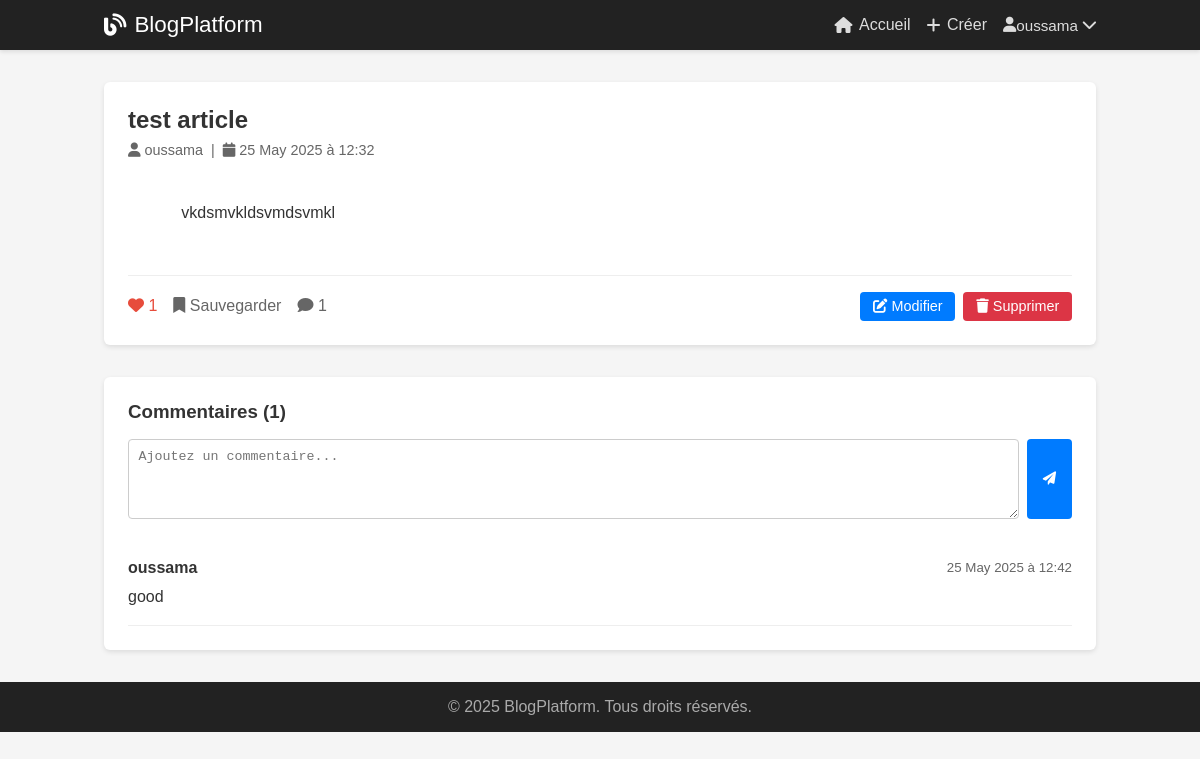
The page /article/1 (signed in) on the database as committed earlier.
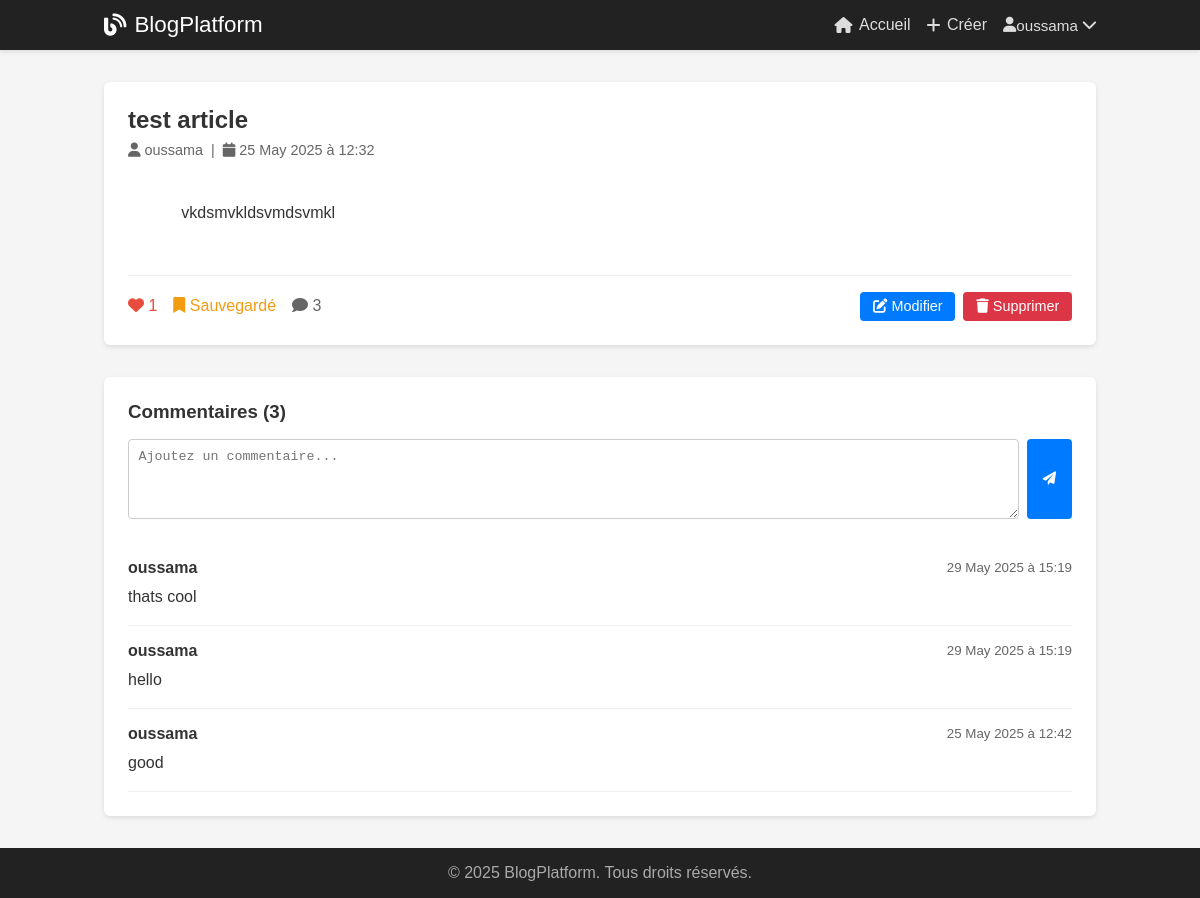
The same page on the database as committed later.
### tables this page shows
CREATE TABLE users (
                id INTEGER PRIMARY KEY AUTOINCREMENT,
                username TEXT UNIQUE NOT NULL,
                email TEXT UNIQUE NOT NULL,
                password_hash TEXT NOT NULL,
                created_at TIMESTAMP DEFAULT CURRENT_TIMESTAMP
            );

CREATE TABLE articles (
                id INTEGER PRIMARY KEY AUTOINCREMENT,
                title TEXT NOT NULL,
                content TEXT NOT NULL,
                image_url TEXT,
                author_id INTEGER NOT NULL,
                created_at TIMESTAMP DEFAULT CURRENT_TIMESTAMP,
                updated_at TIMESTAMP DEFAULT CURRENT_TIMESTAMP,
                FOREIGN KEY (author_id) REFERENCES users (id)
            );

CREATE TABLE comments (
                id INTEGER PRIMARY KEY AUTOINCREMENT,
                content TEXT NOT NULL,
                article_id INTEGER NOT NULL,
                user_id INTEGER NOT NULL,
                created_at TIMESTAMP DEFAULT CURRENT_TIMESTAMP,
                FOREIGN KEY (article_id) REFERENCES articles (id) ON DELETE CASCADE,
                FOREIGN KEY (user_id) REFERENCES users (id)
            );

### main.py (the view)
@app.route("/article/<int:article_id>")
def article_detail(article_id):
    user = get_current_user()
    article = db.get_article_by_id(article_id) or abort(404)
    comments = db.get_article_comments(article_id)
    is_liked = db.is_article_liked(article_id, user["id"]) if user else False
    is_saved = db.is_article_saved(article_id, user["id"]) if user else False
    return render_template(
        "articles/detail.html",
        title=f"{article['title']} - Blog Platform",
        user=user,
        article=article,
        comments=comments,
        is_liked=is_liked,
        is_saved=is_saved
    )

### database.py (called while the page is built)
    def get_connection(self):
        conn = sqlite3.connect(self.db_path)
        conn.row_factory = sqlite3.Row
        return conn

    def get_article_by_id(self, article_id):
        conn = self.get_connection()
        cursor = conn.cursor()
        cursor.execute('''
            SELECT a.*, u.username as author_name,
                   (SELECT COUNT(*) FROM likes WHERE article_id = a.id) as likes_count,
                   (SELECT COUNT(*) FROM comments WHERE article_id = a.id) as comments_count
            FROM articles a
            JOIN users u ON a.author_id = u.id
            WHERE a.id = ?
        ''', (article_id,))
        article = cursor.fetchone()
        conn.close()
        return dict(article) if article else None

    def get_article_comments(self, article_id):
        conn = self.get_connection()
        cursor = conn.cursor()
        cursor.execute('''
            SELECT c.*, u.username as author_name
            FROM comments c
            JOIN users u ON c.user_id = u.id
            WHERE c.article_id = ?
            ORDER BY c.created_at DESC
        ''', (article_id,))
        comments = cursor.fetchall()
        conn.close()
        return [dict(comment) for comment in comments]

    def is_article_liked(self, article_id, user_id):
        if not user_id:
            return False
        conn = self.get_connection()
        cursor = conn.cursor()
        cursor.execute('''
            SELECT id FROM likes WHERE article_id = ? AND user_id = ?
        ''', (article_id, user_id))
        result = cursor.fetchone()
        conn.close()
        return result is not None

    def is_article_saved(self, article_id, user_id):
        if not user_id:
            return False
        conn = self.get_connection()
        cursor = conn.cursor()
        cursor.execute('''
            SELECT id FROM saved_articles WHERE article_id = ? AND user_id = ?
        ''', (article_id, user_id))
        result = cursor.fetchone()
        conn.close()
        return result is not None

### main.py (called while the page is built)
def get_current_user():
    sid = request.cookies.get("session_id")
    return session_mgr.get_user(sid) if sid else None

### templates/articles/detail.html (shortened to what this page needs)
{% extends "base.html" %}
{% block content %}
<article
    style="background:#fff; border-radius:6px; box-shadow:0 2px 5px rgba(0,0,0,0.1); overflow:hidden; margin-bottom:2rem;">
    <div style="padding:1.5rem;">
        <header style="margin-bottom:1rem;">
            <h1 style="margin-bottom:.5rem; color:#333;">{{ article.title }}</h1>
            <div style="color:#666; font-size:.9rem;">
                <i class="fas fa-user"></i> {{ article.author_name }}
                &nbsp;|&nbsp;
                <i class="fas fa-calendar"></i> {{ article.created_at|format_date }}
            </div>
        </header>
        <div style="line-height:1.6; margin-bottom:1.5rem; white-space:pre-wrap;">
            {{ article.content }}
        </div>
        <footer style="display:flex; justify-content:space-between; align-items:center;
                   padding-top:1rem; border-top:1px solid #eee;">
            <div style="display:flex; gap:1rem;">
                {% if user %}
                <button onclick="toggleLike({{ article.id }})" id="like-btn" style="background:none; border:none;
                         color:{% if is_liked %}#e74c3c{% else %}#666{% endif %};
                         cursor:pointer; font-size:1rem;">
                    <i class="fas fa-heart"></i> <span id="likes-count">{{ article.likes_count }}</span>
                </button>
                <button onclick="toggleSave({{ article.id }})" id="save-btn" style="background:none; border:none;
                         color:{% if is_saved %}#f39c12{% else %}#666{% endif %};
                         cursor:pointer; font-size:1rem;">
                    <i class="fas fa-bookmark"></i>
                    <span id="save-text">{% if is_saved %}Sauvegardé{% else %}Sauvegarder{% endif %}</span>
                </button>
                {% else %}
                <span style="color:#666;"><i class="fas fa-heart"></i> {{ article.likes_count }}</span>
                {% endif %}
                <span style="color:#666;"><i class="fas fa-comment"></i> {{ comments|length }}</span>
            </div>
            {% if user and article.author_id == user.id %}
            <div style="display:flex; gap:.5rem;">
                <a href="/edit-article/{{ article.id }}" style="background:#007bff; color:#fff; padding:.4rem .8rem;
                  border-radius:4px; text-decoration:none; font-size:.9rem;">
                    <i class="fas fa-edit"></i> Modifier
                </a>
                <button onclick="deleteArticle({{ article.id }})" style="background:#dc3545; color:#fff; padding:.4rem .8rem;
                       border:none; border-radius:4px; cursor:pointer; font-size:.9rem;">
                    <i class="fas fa-trash"></i> Supprimer
                </button>
            </div>
            {% endif %}
        </footer>
    </div>
</article>
<section style="background:#fff; border-radius:6px; box-shadow:0 2px 5px rgba(0,0,0,0.1); padding:1.5rem;">
    <h3 style="margin-bottom:1rem;">Commentaires ({{ comments|length }})</h3>
    {% if user %}
    <form onsubmit="addComment(event, {{ article.id }})" style="margin-bottom:1.5rem;">
        <div style="display:flex; gap:.5rem;">
            <textarea name="content" placeholder="Ajoutez un commentaire..." required style="flex:1; padding:.6rem; border:1px solid #ccc; border-radius:4px;
                       resize:vertical; min-height:80px;"></textarea>
            <button type="submit" style="background:#007bff; color:#fff; border:none;
                     border-radius:4px; padding:.6rem 1rem; cursor:pointer;">
                <i class="fas fa-paper-plane"></i>
            </button>
        </div>
    </form>
    {% endif %}
    <div id="comments-list">
        {% for comment in comments %}
        <div style="border-bottom:1px solid #eee; padding:1rem 0;">
            <div style="display:flex; justify-content:space-between; align-items:center; margin-bottom:.5rem;">
                <strong>{{ comment.author_name }}</strong>
                <small style="color:#666;">{{ comment.created_at|format_date }}</small>
            </div>
            <p style="line-height:1.5;">{{ comment.content }}</p>
        </div>
        {% endfor %}
    </div>
</section>
{% endblock %}

### templates/base.html (shortened to what this page needs)
<!DOCTYPE html>
<html lang="fr">
<head>
    <link rel="stylesheet" href="https://cdnjs.cloudflare.com/ajax/libs/font-awesome/6.0.0/css/all.min.css">
</head>
<body>
    {% include "partials/navbar.html" %}
    <main class="main-content">
        {% block content %}{% endblock %}
    </main>
    {% include "partials/footer.html" %}
</body>
</html>

### templates/partials/navbar.html (shortened to what this page needs)
<header class="header">
    <nav class="navbar">
        <a href="/" class="logo"><i class="fas fa-blog"></i>BlogPlatform</a>
        <div class="nav-menu" id="navMenu">
            <a href="/" class="nav-link"><i class="fas fa-home"></i>Accueil</a>
            {% if user %}
            <a href="/create-article" class="nav-link"><i class="fas fa-plus"></i>Créer</a>
            <div class="nav-dropdown" id="userDropdown">
                <button class="nav-dropdown-btn">
                    <i class="fas fa-user"></i>{{ user.username }} <i class="fas fa-chevron-down"></i>
                </button>
            </div>
            {% else %}
            <a href="/login" class="nav-link"><i class="fas fa-sign-in-alt"></i>Connexion</a>
            <a href="/register" class="nav-link btn-primary"><i class="fas fa-user-plus"></i>Inscription</a>
            {% endif %}
        </div>
    </nav>
</header>

### templates/partials/footer.html
<footer class="footer" style="
    background: #222;
    color: #aaa;
    text-align: center;
    padding: 1rem 0;
    margin-top: 2rem;
">
    <p>&copy; 2025 BlogPlatform. Tous droits réservés.</p>
</footer>

### templates/base.html (style rules this page uses)
*, *::before, *::after { box-sizing: border-box; margin: 0; padding: 0 }
body { font-family: Arial, sans-serif; background: #f5f5f5; color: #333 }
.main-content { max-width: 1024px; margin: 2rem auto; padding: 0 1rem; }
.footer { background: #222; color: #aaa; text-align: center; padding: 1rem 0; margin-top: 2rem }

### templates/partials/navbar.html (style rules this page uses)
.header { background: #222; box-shadow: 0 2px 4px rgba(0, 0, 0, 0.1); }
.navbar { display: flex; align-items: center; justify-content: space-between; max-width: 1024px; margin: 0 auto; padding: .75rem 1rem; }
.logo { color: #fff; text-decoration: none; font-size: 1.4rem; display: flex; align-items: center; }
.logo i { margin-right: .5rem; }
.nav-menu { display: flex; align-items: center; }
.nav-link { color: #ddd; text-decoration: none; margin-left: 1rem; display: flex; align-items: center; transition: color .2s; }
.nav-link i { margin-right: .4rem; }
.nav-dropdown { position: relative; margin-left: 1rem; }
.nav-dropdown-btn { background: none; border: none; color: #ddd; cursor: pointer; display: flex; align-items: center; font-size: .95rem; }
.nav-dropdown-btn i:last-child { margin-left: .3rem; }

Rows that differ between the two databases and show on the page:
added comments: author_name "oussama", created_at "29 May 2025 à 15:19", content "thats cool"
added comments: author_name "oussama", created_at "29 May 2025 à 15:19", content "hello"
Other text that changed with them:
{{ comments|length }}: "1" → "3"
text no longer shown: "Sauvegarder"
text now shown: "Sauvegardé"
